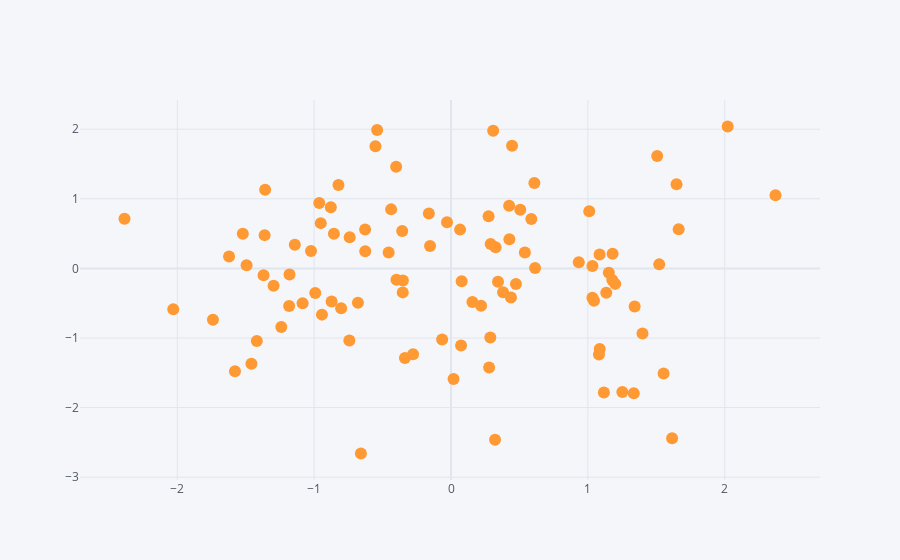

Notebook code for this chart:
### Markdown cell above
# How to create other plot with the help of iplot

### Code cell
df.iplot('scatter',x='A',y='B',mode='markers')  #we wrte markers cuz if we dont then it will
                                                 #connect all the points in a line
